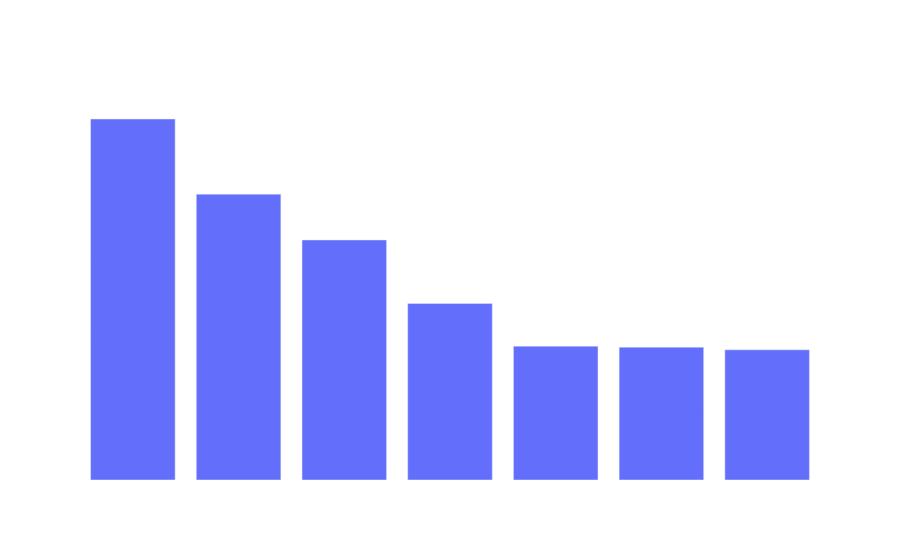

The notebook cell saved with this chart:
### Markdown cell above
#### **Task 6**: How many states cover 50% of US air traffic? 
7 states

### Code cell
tmp = pd.concat([dirty_df.dest_city_name.str[-2:],dirty_df.origin_city_name.str[-2:]])
a =tmp.value_counts()[:7]

fig = px.bar(a,x=a.index,y=a.values,title='States by Occurence')
fig.update_layout({
    'plot_bgcolor': 'rgba(0,0,0,0)',
    'paper_bgcolor': 'rgba(0,0,0,0)',
    'font' : {'color':'white'}
})
fig.update_xaxes(title='States')
fig.update_yaxes(title='Count')

### Figure 1 — Plotly figure (JSON) as saved in the notebook; plotly's stock layout.template omitted (floating-point values rounded to 4 significant figures)
{"data": [{"alignmentgroup": "True", "hovertemplate": "index=%{x}<br>y=%{y}<extra></extra>", "legendgroup": "", "marker": {"color": "#636efa", "pattern": {"shape": ""}}, "name": "", "offsetgroup": "", "orientation": "v", "showlegend": false, "textposition": "auto", "type": "bar", "x": ["CA", "TX", "FL", "IL", "NY", "GA", "NC"], "xaxis": "x", "y": [25042, 19830, 16649, 12245, 9286, 9215, 9029], "yaxis": "y"}], "layout": {"barmode": "relative", "font": {"color": "white"}, "legend": {"tracegroupgap": 0}, "paper_bgcolor": "rgba(0,0,0,0)", "plot_bgcolor": "rgba(0,0,0,0)", "title": {"text": "States by Occurence"}, "xaxis": {"anchor": "y", "domain": [0, 1], "title": {"text": "States"}}, "yaxis": {"anchor": "x", "domain": [0, 1], "title": {"text": "Count"}}}}
